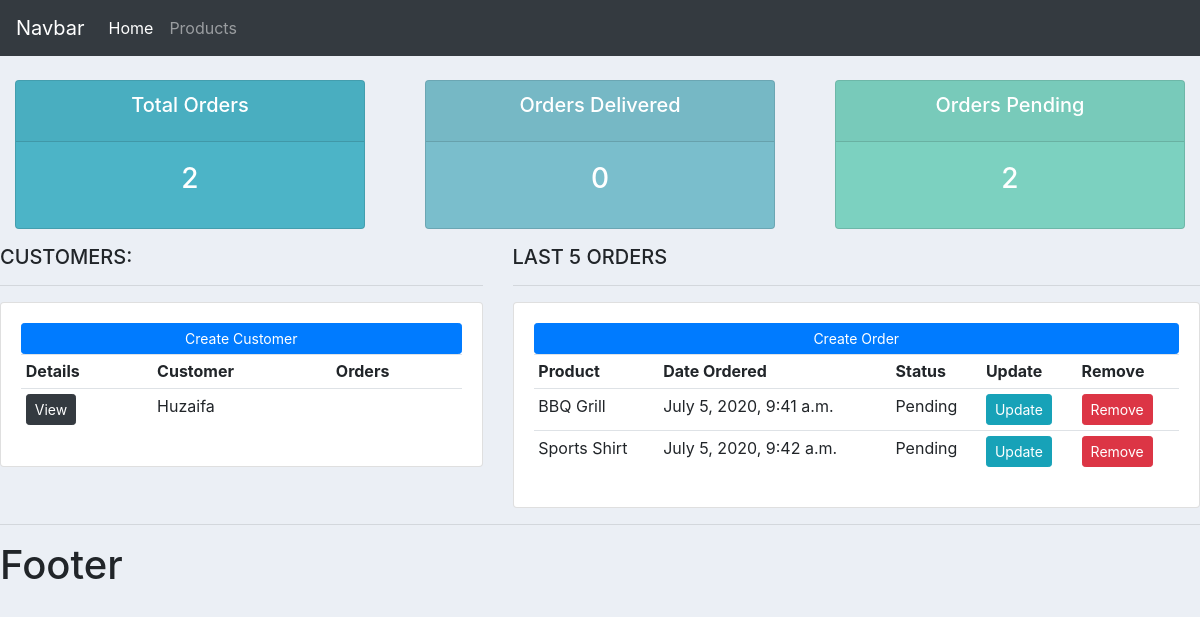
Before: / with the older database file.
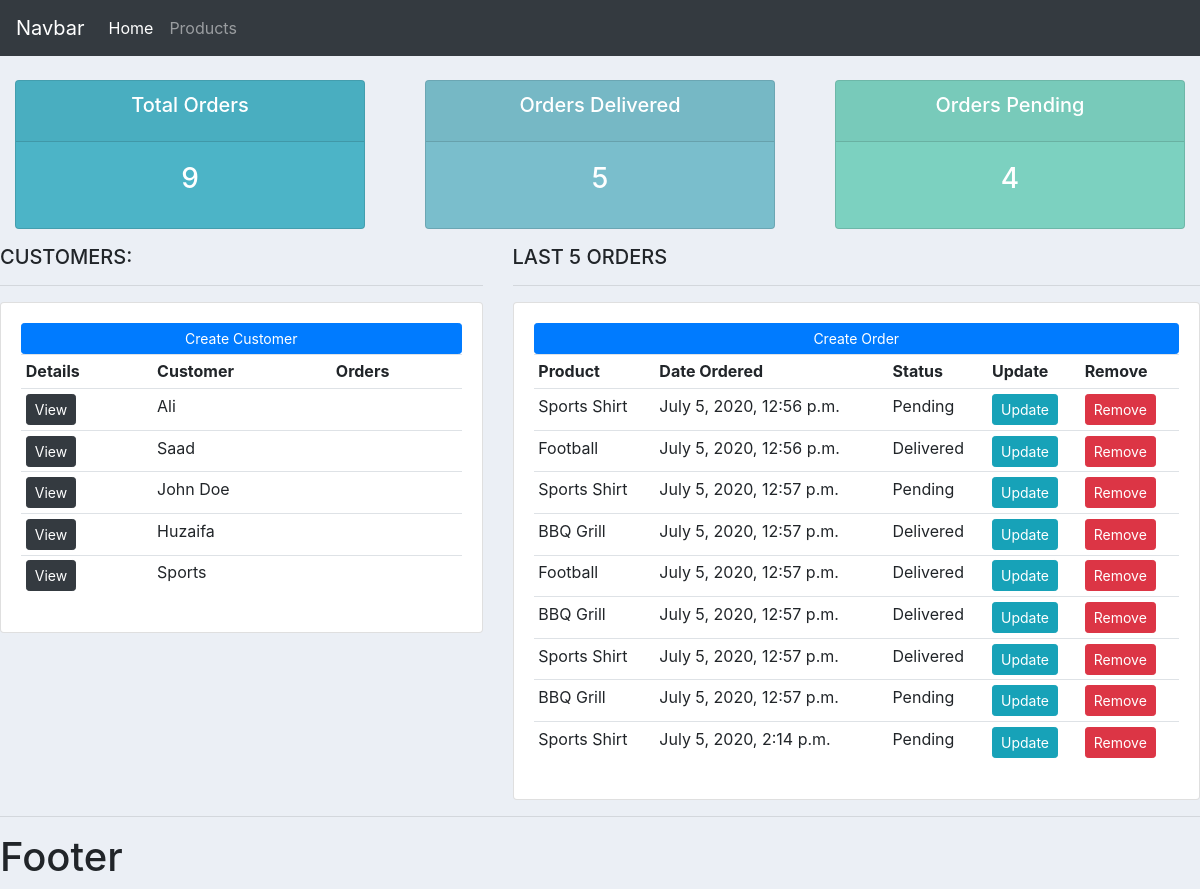
After: the same page with the newer database file.
### accounts/models.py (models this page shows, shortened)
class Customer(models.Model):
    name = models.CharField(max_length=200, null=True)
    phone = models.CharField(max_length=200, null=True)
    email = models.CharField(max_length=200, null=True)
    date_created = models.DateTimeField(auto_now_add=True, null=True)

class Order(models.Model):
    STATUS = (
        ('Pending', 'Pending'),
        ('Out for delivery', 'Out for delivery'),
        ('Delivered', 'Delivered'),
    )
    customer = models.ForeignKey(Customer, null=True, on_delete=models.SET_NULL)
    product = models.ForeignKey(Product, null=True, on_delete=models.SET_NULL)
    date_created = models.DateTimeField(auto_now_add=True, null=True)
    status = models.CharField(max_length=200, null=True, choices=STATUS)

class Product(models.Model):
    CATEGORY = (
        ('Indoor', 'Indoor'),
        ('Out Door', 'Out Door'),
    )
    name = models.CharField(max_length=200, null=True)
    price = models.FloatField(null=True)
    category = models.CharField(max_length=200, null=True, choices=CATEGORY)
    description = models.TextField(max_length=200, null=True, blank=True)
    date_created = models.DateTimeField(auto_now_add=True, null=True)
    tags = models.ManyToManyField(Tag)
    def __str__(self):
        return self.name

### accounts/views.py (the view)
# urls.py: path('', views.home, name='home'),
def home(request):
    orders = Order.objects.all()
    customers = Customer.objects.all()
    total_customers = Customer.objects.count()
    total_orders = Order.objects.count()
    delivered = orders.filter(status='Delivered').count()
    pending = orders.filter(status='Pending').count()
    context = {'orders': orders, 'customers': customers, 'total_customers': total_customers, 'total_orders': total_orders,
               'delivered': delivered, 'pending': pending,
               }
    return render(request, 'accounts/dashboard.html', context)

### accounts/templates/accounts/dashboard.html
{% extends 'accounts/main.html' %}
{% block content %}
    {% include 'accounts/status.html' %}
    <div class="row">
	<div class="col-md-5">
		<h5>CUSTOMERS:</h5>
		<hr>
		<div class="card card-body">
			<a class="btn btn-primary  btn-sm btn-block" href="{% url 'create-customer' %}">Create Customer</a>
			<table class="table table-sm">
				<tr>
                    <th>Details</th>
					<th>Customer</th>
					<th>Orders</th>
				</tr>
                {% for customer in customers %}
                    <tr>
                    <td><a class="btn btn-sm btn-dark" href="{% url 'customers' customer.id %}">View</a> </td>
                        <td>{{ customer.name }}</td>
                        <td>{{ count }}</td>
                    </tr>
                {% endfor %}
			</table>
		</div>
	</div>
	<div class="col-md-7">
		<h5>LAST 5 ORDERS</h5>
		<hr>
		<div class="card card-body">
			<a class="btn btn-primary  btn-sm btn-block" href="{% url 'create-order' %}">Create Order</a>
			<table class="table table-sm">
				<tr>
					<th>Product</th>
					<th>Date Ordered</th>
					<th>Status</th>
					<th>Update</th>
					<th>Remove</th>
				</tr>
                {% for order in orders %}
                    <tr>
                        <td>{{ order.product }}</td>
                        <td>{{ order.date_created }}</td>
                        <td>{{ order.status }}</td>
                        <td><a href="{% url 'update-order' order.id %}" class="btn btn-sm btn-info">Update</a></td>
                        <td><a href="{% url 'delete-order' order.id %}" class="btn btn-sm btn-danger" >Remove</a></td>
                    </tr>
                {% endfor %}
			</table>
		</div>
	</div>
</div>
{% endblock %}

### accounts/templates/accounts/main.html (shortened to what this page needs)
<!DOCTYPE html>
<html lang="en">
<head>
    <link rel="stylesheet" href="https://stackpath.bootstrapcdn.com/bootstrap/4.5.0/css/bootstrap.min.css">
    {% load static %}
    <link rel="stylesheet" type="text/css" href="{% static '/css/style.css' %}">
</head>
<body>
    {% include 'accounts/navbar.html' %}
    {% block content %}
    {% endblock %}
    <hr>
<h1>Footer</h1>
</body>
</html>

### accounts/templates/accounts/navbar.html (shortened to what this page needs)
<nav class="navbar navbar-expand-lg navbar-dark bg-dark">
  <a class="navbar-brand" href="#">Navbar</a>
  <div class="collapse navbar-collapse" id="navbarNavAltMarkup">
    <div class="navbar-nav">
        <a class="nav-item nav-link active" href="{% url 'home' %}">Home</a>
      <a class="nav-item nav-link" href="{% url 'products' %}">Products</a>
    </div>
  </div>
</nav>

### accounts/templates/accounts/status.html
<br>
<div class="row">
	<div class="col">
		<div class="col-md">
			<div class="card text-center text-white  mb-3" id="total-orders">
			  	<div class="card-header">
			  		<h5 class="card-title">Total Orders</h5>
			  	</div>
			  	<div class="card-body">
			    	<h3 class="card-title">{{ total_orders }}</h3>
			  	</div>
			</div>
		</div>
	</div>
	<div class="col">
		<div class="col-md">
			<div class="card text-center text-white  mb-3" id="orders-delivered">
			  	<div class="card-header">
			  		<h5 class="card-title">Orders Delivered</h5>
			  	</div>
			  	<div class="card-body">
			    	<h3 class="card-title">{{ delivered }}</h3>
			  	</div>
			</div>
		</div>
	</div>
	<div class="col">
		<div class="col-md">
			<div class="card text-center text-white  mb-3" id="orders-pending">
			  	<div class="card-header">
			  		<h5 class="card-title">Orders Pending</h5>
			  	</div>
			  	<div class="card-body">
			    	<h3 class="card-title">{{ pending }}</h3>
			  	</div>
			</div>
		</div>
	</div>
</div>

### static/css/style.css (style rules this page uses)
body { background-color: #ebeff5; width: 100%; }
#total-orders { background-color: #4cb4c7; }
#orders-delivered { background-color: #7abecc; }
#orders-pending { background-color: #7CD1C0; }

Changed rows visible on the page:
removed Order: product "BBQ Grill", date_created "July 5, 2020, 9:41 a.m.", status "Pending"
removed Order: product "Sports Shirt", date_created "July 5, 2020, 9:42 a.m.", status "Pending"
added Customer: name "Ali"
added Customer: name "Saad"
added Customer: name "John Doe"
added Customer: name "Sports"
added Order: product "Sports Shirt", date_created "July 5, 2020, 12:56 p.m.", status "Pending"
added Order: product "Football", date_created "July 5, 2020, 12:56 p.m.", status "Delivered"
added Order: product "Sports Shirt", date_created "July 5, 2020, 12:57 p.m.", status "Pending"
added Order: product "BBQ Grill", date_created "July 5, 2020, 12:57 p.m.", status "Delivered"
added Order: product "Football", date_created "July 5, 2020, 12:57 p.m.", status "Delivered"
added Order: product "BBQ Grill", date_created "July 5, 2020, 12:57 p.m.", status "Delivered"
added Order: product "Sports Shirt", date_created "July 5, 2020, 12:57 p.m.", status "Delivered"
added Order: product "BBQ Grill", date_created "July 5, 2020, 12:57 p.m.", status "Pending"
added Order: product "Sports Shirt", date_created "July 5, 2020, 2:14 p.m.", status "Pending"
Other visible differences:
{{ total_orders }}: "2" → "9"
{{ delivered }}: "0" → "5"
{{ pending }}: "2" → "4"
